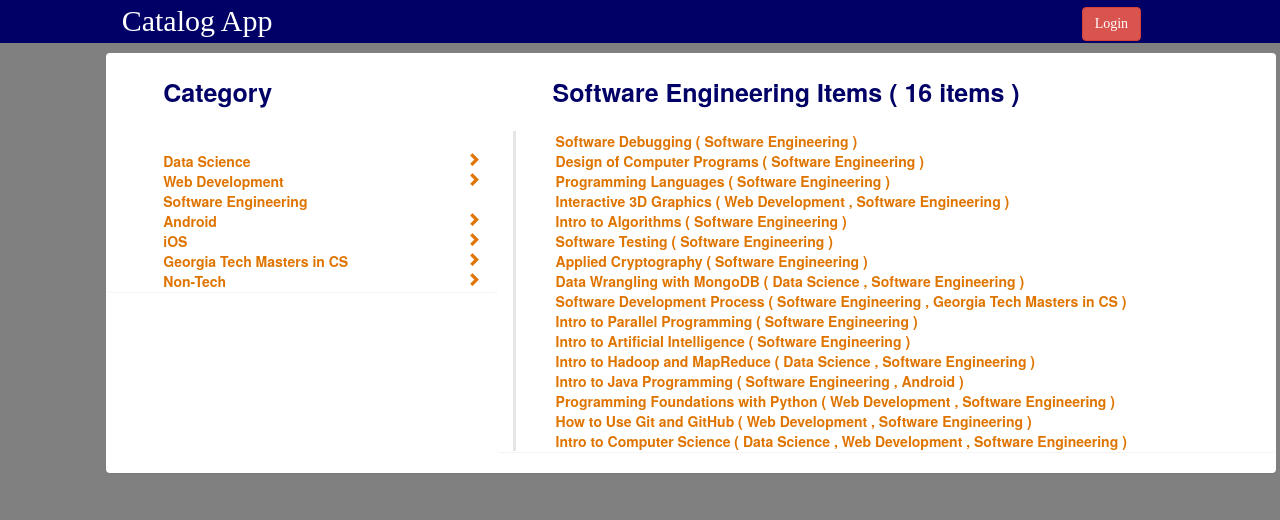
The page /categories/3 on the database its author committed.
### database_setup.py (models this page shows, shortened)
class Category(Base):
    __tablename__ = 'category'
    id = Column(Integer, primary_key=True)
    name = Column(String(250), nullable=False)
    items = relationship('Items',
             secondary=association_table,lazy="dynamic",backref='categories')

class Items(Base):
    __tablename__ = 'item'
    name =Column(String(80), nullable = False)
    id = Column(Integer, primary_key = True)
    description = Column(String(1000))
    updated = Column(DateTime, default=datetime.datetime.utcnow)

### application.py (the view)
@app.route('/categories/<int:category_id>')
def showCategory(category_id):
    category = session.query(Category).filter_by(id=category_id).one()
    categories = session.query(Category).all()
    return render_template('showCategory.html', categories=categories,
                           category=category)

### application.py (called while the page is built)
@app.before_request
def before_request():
    g.logged = False
    if 'username' in login_session:
        g.logged = True

### templates/showCategory.html (shortened to what this page needs)
{% extends "main.html" %}
{% block content %}
{% include "header.html" %}
	<div class="container panel top-panel">
	<div class="row">
		<div class="col-md-4 panel">
			<div class="panel-header">Category</div>
			<br>
			{% for cat in categories %}
			<div class="text selectable"><a href='{{url_for('showCategory',category_id=cat.id)}}'>
				{{cat.name}}
				{% if cat.id != category.id %}
					<div class="glyphicon glyphicon-chevron-right" aria-hidden="true"></div>
				{%endif%}</a>
				{% if not loop.count == categories.count %}<br>{%endif%}
			</div>
			{% endfor %}
		</div>
		<div class="col-md-8 panel">
			<div class="panel-header">
				<div id="flex-header">{{category.name}} Items ( {{category.items.count()}} items )</div>
			</div>
			<div class="right-panel">
				<div class="text items">
			{% for item in category.items |sort(reverse=True,attribute='updated')%}
				<span><a href='{{url_for('showItem',item_id=item.id)}}'>{{item.name}} (
					{% for i in item.categories %} {{i.name}}
					{% if not loop.last %} , {% endif %}
					{% endfor %} )
				</a></span><br>
			{% endfor %}
				</div>
			</div>
		</div>
	</div>
{% endblock %}

### static/styles.css (style rules this page uses)
body { background: gray !important; }
.right-panel { border-left: solid #E6E6E6; }
.top-panel { margin-top:10px; margin-left:8.3%; }
.text { font-weight: bold; color: #DF7401; margin-left: 40px; }
.text a { font-weight: bold; color: #DF7401; }
.panel-header { color: #000066; font-size: 25px; font-weight: bold; margin:20px; margin-left: 40px; }
.glyphicon-chevron-right { float: right; }

### rows shown on the page
Category: name "Data Science"
Category: name "Web Development"
Category: name "Software Engineering"
Category: name "Android"
Category: name "iOS"
Category: name "Georgia Tech Masters in CS"
Category: name "Non-Tech"
Items: name "Software Debugging"
Items: name "Design of Computer Programs"
Items: name "Programming Languages"
Items: name "Interactive 3D Graphics"
Items: name "Intro to Algorithms"
Items: name "Software Testing"
Items: name "Applied Cryptography"
Items: name "Data Wrangling with MongoDB"
Items: name "Software Development Process"
Items: name "Intro to Parallel Programming"
Items: name "Intro to Artificial Intelligence"
Items: name "Intro to Hadoop and MapReduce"
Items: name "Intro to Java Programming"
Items: name "Programming Foundations with Python"
Items: name "How to Use Git and GitHub"
Items: name "Intro to Computer Science"

### other values the page prints
{{ category.items.count() }} "16"
